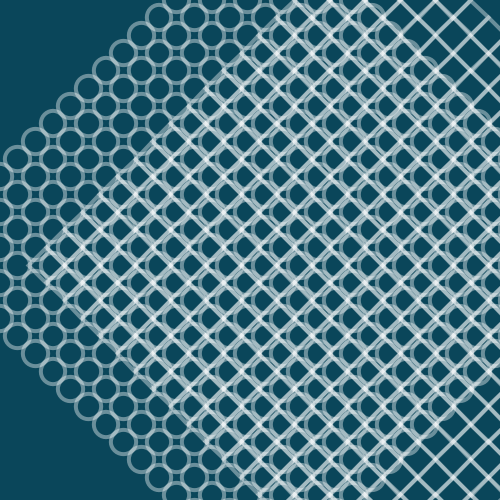
Frame 1 (no input)
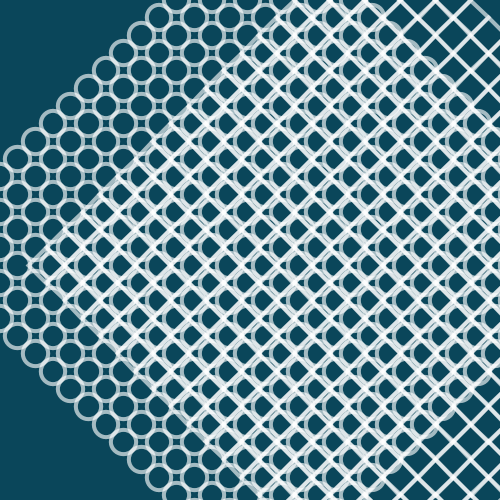
Frame 2 (the mouse pressed at the canvas centre, redrawn once)

The Processing sketch that drew these frames (run headless with seeded random() and noise(); the mouse was pressed at the canvas centre and the sketch redrawn once):

// Processing sketch: processing_161484
// ── processing_161484.pde

float i, j, l, h;

void setup() {

  size(500, 500);
  noFill();
  smooth();

  background(10, 70, 90);

  i = 50;
  j = 50;
  l = 25;
  h = 25;

  noLoop();
}

void draw() {

  stroke(255,100);
  strokeWeight(4);

  // MOTIF 1

  // Rotation
  rotate(PI/4);
  // Déplacement d'un quart de l'image
  translate(height/4,-width/2); 

  // Répétition motifs ronds
  for (int i = 0; i < height; i = i + 25) {
    for (int j = 0; j < width; j = j +25) {
      ellipse(i, j, l, h);
    }
  }

  // MOTIF 2

  // Décalage par rapport au motif 1
  translate(height/6,-width/6);

  // Répétition motifs carrés
  for (int i = 0; i < height; i = i + 25) {
    for (int j = 0; j < width; j = j +25) {
      rect(i, j, l, h);
    }
  }
}
